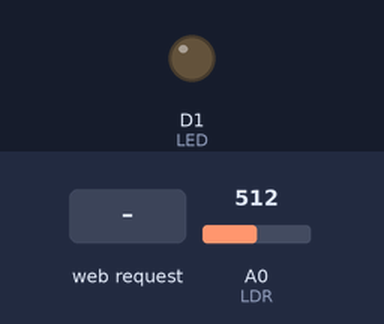
The sketch below on a simulated ESP8266 (NodeMCU). Parts: output pins drawn as LEDs (lit = HIGH). The test bench sets the inputs (shaded band); at power-on: A0 (LDR) = 512. WiFi joins after 1.5 s; servers stay silent unless stated; what the sketch prints to the serial monitor is not drawn.

Above: at 2.7 s.
2.8 s: HTTP request GET /ledon received
At 3.9 s:
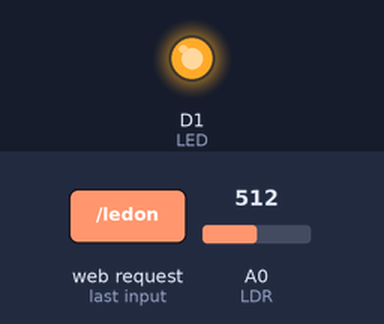
4.3 s: HTTP request GET /ledoff received
At 5.1 s:
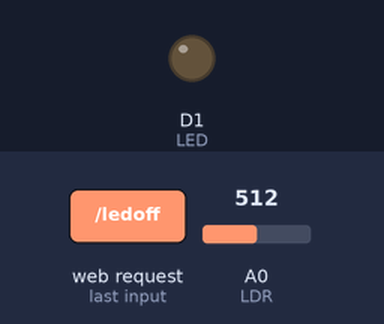
Timing chart, 0 to 7.3 s (numbered marks = the images above; inputs shaded):
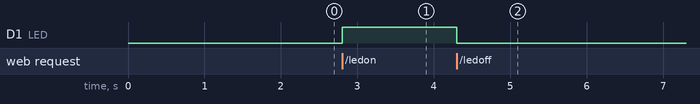

The sketch:

Ex6lab5.ino
```cpp
#include <ESP8266WiFi.h>
#define LED D1
#define LDR A0
const char* ssid = "-XIV-5s";    //Access Point SSID
const char* password = "wp127001";    //Access Point Password
unsigned char status_led=0;
WiFiServer server(80);

void setup() {
  Serial.begin(115200);
  pinMode(LED, OUTPUT);
  pinMode(LDR, INPUT);
  Serial.println();
  Serial.println();
  Serial.print("Connecting to ");
  Serial.println(ssid);
  WiFi.begin(ssid, password);
  while (WiFi.status() != WL_CONNECTED)
  {
        delay(500);
        Serial.print(".");
  }
  Serial.println("");
  Serial.println("WiFi connected");
  server.begin();
  Serial.println("Server started");
  Serial.println(WiFi.localIP());
}

void loop() {
  WiFiClient client = server.available();

  if (!client) {
    return;
  }

  Serial.println("new client");
  while(!client.available())
  {
    delay(1);
  }
  String req = client.readStringUntil('\r');
  Serial.println(req);
  client.flush();
  if (req.indexOf("/ledoff") != -1)
  {
    status_led=0;
    digitalWrite(LED,LOW);
    Serial.println("LED OFF");
  }
  else if(req.indexOf("/ledon") != -1)
  {
    status_led=1;
    digitalWrite(LED,HIGH);
    Serial.println("LED ON");
  }else if(req.indexOf("/refresh")!=-1)
  {
    client.flush();
  }

//Keep the HTML code into a string
  String web = "HTTP/1.1 200 OK\r\nContent-Type: text/html\r\n\r\n";
  web += "<html>\r\n";
  web += "<body>\r\n";
  web += "<h1>Home Monitor</h1>\r\n";
  web += "<p>\r\n";
  web += "Light Intensity:\r\n";
  web += String(analogRead(LDR)-1);
  web += "<a href=\"/refresh\">\r\n";
  web += "<button>refresh</button>\r\n";
  web += "</a>\r\n";
  web += "<h1>Home Controller</h1>\r\n";
  web += "<p>\r\n";
  if(status_led==1)
      web += "LED On\r\n";
  else
      web += "LED Off\r\n";
  web += "</p>\r\n";
  //web += "<p>\r\n";

  web += "<a href=\"/ledon\">\r\n";
  web += "<button>LED On</button>\r\n";
  web += "</a>\r\n";
  //web += "</p>\r\n";
  web += "<a href=\"/ledoff\">\r\n";
  web += "<button>LED Off</button>\r\n";
  web += "</a>\r\n";
  web += "</body>\r\n";
  web += "</html>\r\n";
  client.print(web);
}
```

Measured:
- after the input at 2.8 s, D1 (LED): LOW → HIGH at once
- after the input at 4.3 s, D1 (LED): HIGH → LOW at once
